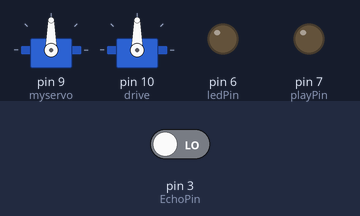
This sketch was run on a simulated Arduino Uno, built with avr-gcc and run on an emulated ATmega328P. Parts: 2 × servo, output pins drawn as LEDs (lit = HIGH). The inputs (shaded band) are chosen by the test bench; at power-on: pin 3 (EchoPin) LOW.

Above: at 0.1 s.
At 1.77 s:
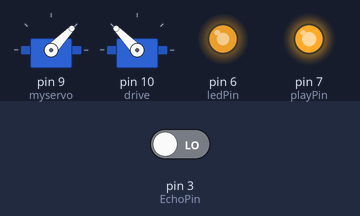
At 2.7 s:
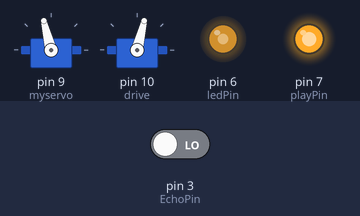
At 3.62 s:
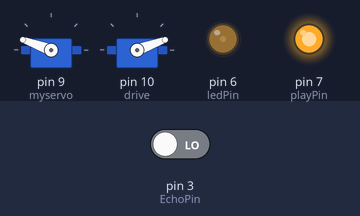
At 5.31 s:
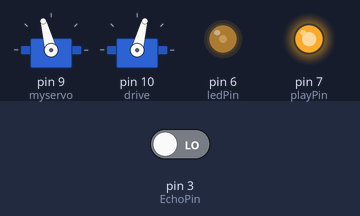
At 7.2 s:
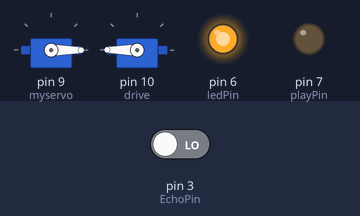
Timing chart, 0 to 8.7 s (numbered marks = the images above):
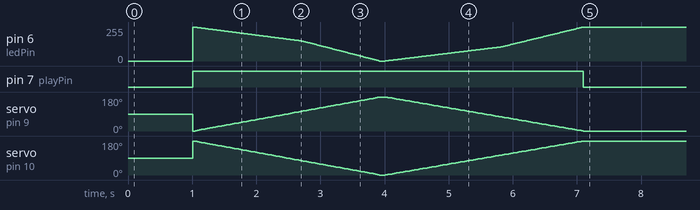

The sketch:

Double_drive_nano.ino
```cpp
#include <Servo.h>

const int TrigPin = 4; //超声波trig引脚 D4
const int EchoPin = 3; //超声波echo引脚 D3
float cm=0.0; //障碍距离
float warringLine=20.0;//距离cm

const int ledPin = 6 ;//灯led引脚 D6

Servo myservo;  // 定义Servo对象来控制
Servo drive;
int pos = 0;    // 角度存储变量

int playPin = 7; // 语音模块p-l和p-e短接，接到 D7

int state = 0;   //初始状态

void setup() {
  myservo.attach(9);  // 控制线连接 D9
  drive.attach(10);  // 控制线连接 D10
  pinMode(playPin,OUTPUT);
  pinMode(ledPin, OUTPUT);
}

void loop() {

  while(1)
  {
       digitalWrite(TrigPin, LOW); //低高低电平发一个短时间脉冲去TrigPin
       delay(2);
       digitalWrite(TrigPin, HIGH);
       delay(10);
       digitalWrite(TrigPin, LOW);
       cm = pulseIn(EchoPin, HIGH) / 58; //将回波时间换算成cm
       cm = (int(cm * 100)) / 100; //保留两位小数

       if( cm < warringLine && state == 0 )
        {
          int power1=255;
          int power2=0;
          digitalWrite(playPin, HIGH);
          for (pos = 0; pos <= 180; pos ++) // 0°到180°
            {
             // in steps of 1 degree
              myservo.write(pos);              // 舵机角度写入
              drive.write(180-pos);
              if(pos>=105)  { analogWrite(ledPin,power1);power1-=2;}
              else{ analogWrite(ledPin,power1);power1-=1;}
             delay(16);                       // 等待转动到指定角度
            }
            delay(60);
            for (pos = 180; pos >= 0; pos --)  // 从180°到0°
            {
              myservo.write(pos);              // 舵机角度写入
              drive.write(180-pos);
              if(pos>=75){ analogWrite(ledPin,power2);power2+=1;}
              else {analogWrite(ledPin,power2);power2+=2;}
              delay(17);                       // 等待转动到指定角度
            }
           digitalWrite(playPin, LOW);
           state = 1;
           delay(10);
        }
       else if ( cm > warringLine && state == 1 )
       {
         state = 0;
         delay(10);
       }
  }
}
```

Measured:
- by itself, pin 7 (playPin): LOW → HIGH at 1.0 s, → LOW 6.1 s later
